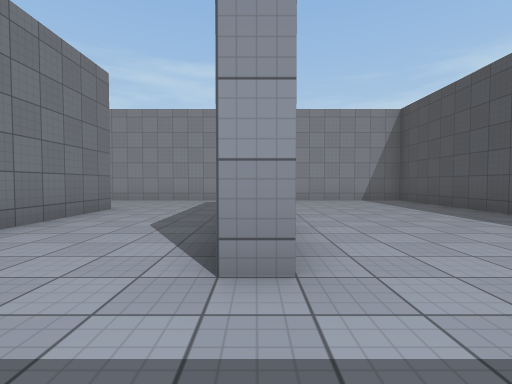
[1] (above)

20 first-person views from a walk through a 3-D level made in the Unity game engine. The camera is 1.2 m above the floor, tilts 2° down and sees 85° across. The floor is counted in squares, 2 m on a side. Each view is taken from the middle of a square. On the plan, view 1 faces up. The plan holds only what a view shows up to about 9 squares ahead; the rest is blank. The place goes on beyond the plan. Some animated figures are left out. Surface patterns are stand-ins for the level's own textures.

[2]
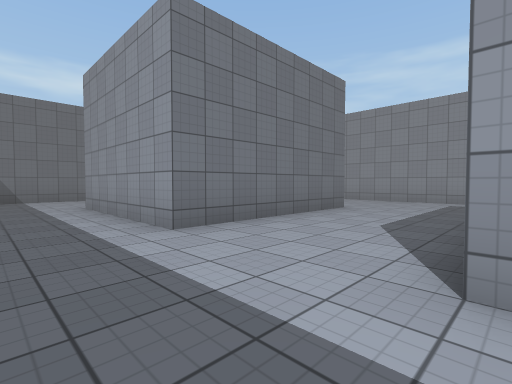

[3]
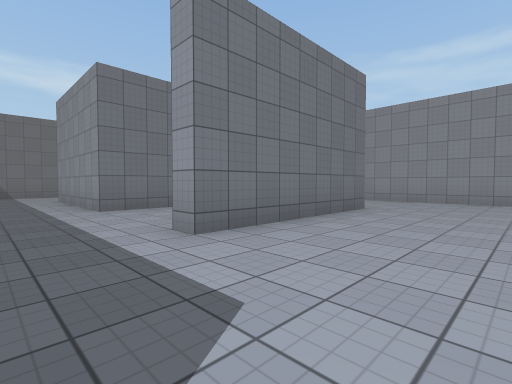

[4]
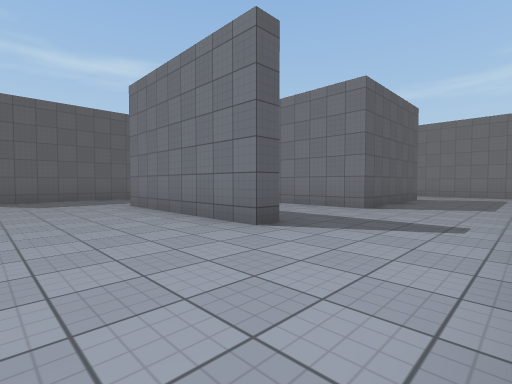

[5]
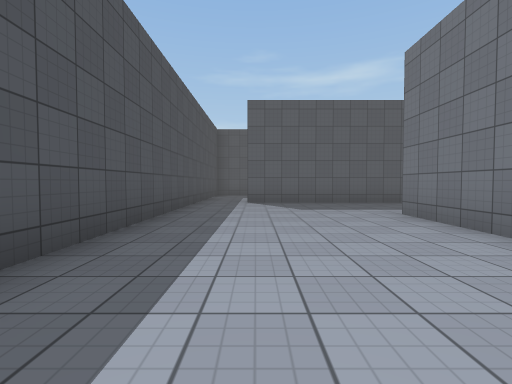

[6]
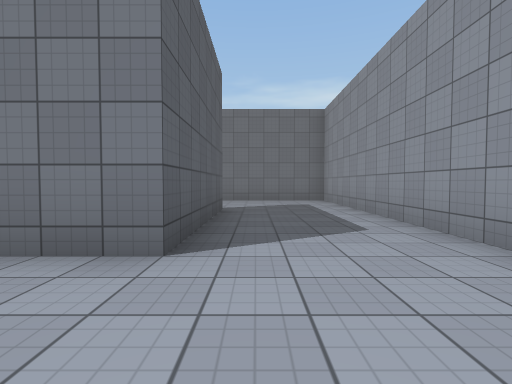

[7]
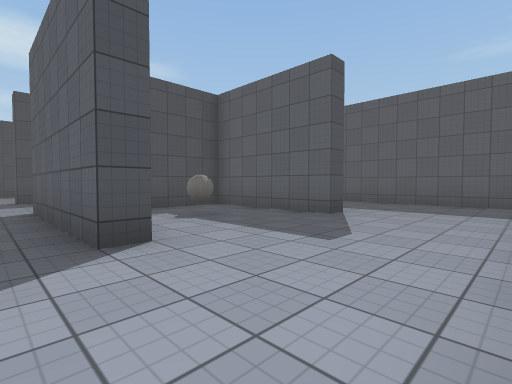

[8]
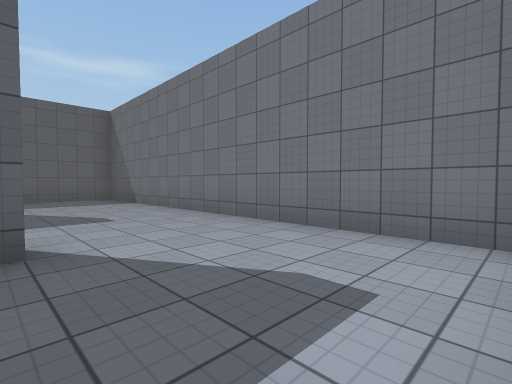

[9]
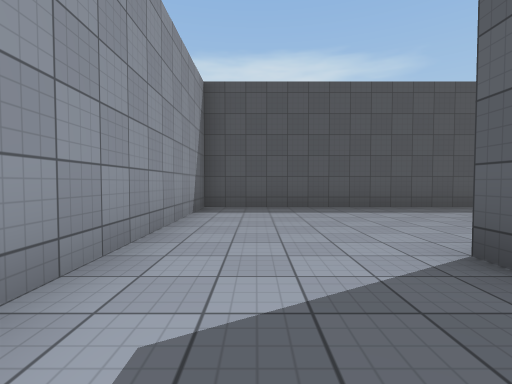

[10]
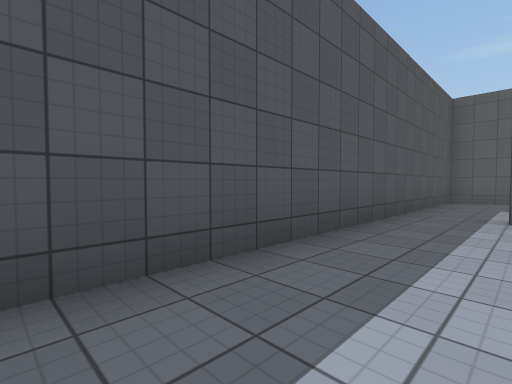

[11]
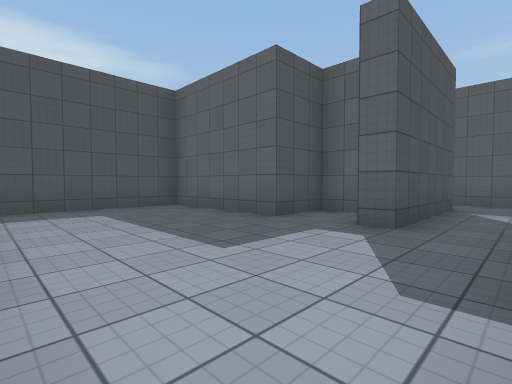

[12]
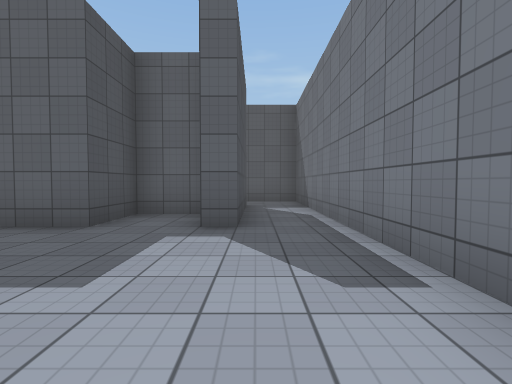

[13]
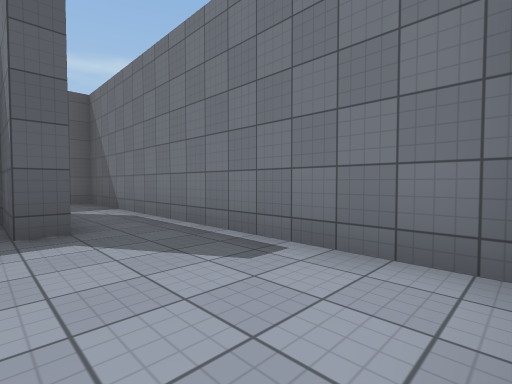

[14]
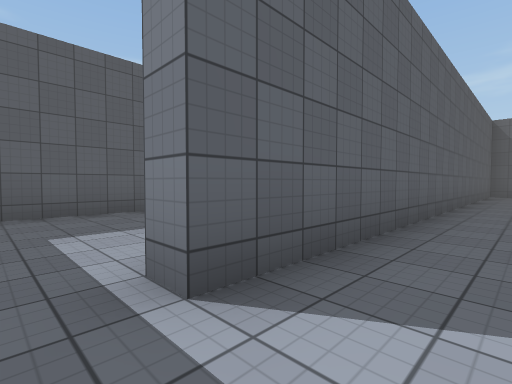

[15]
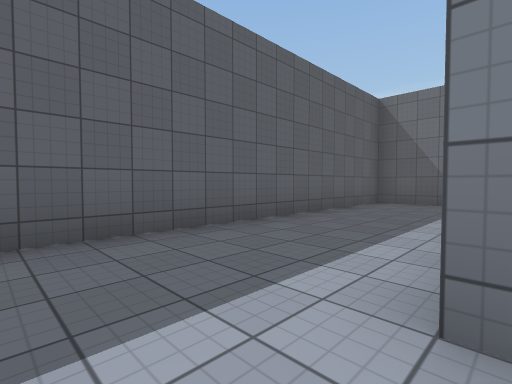

[16]
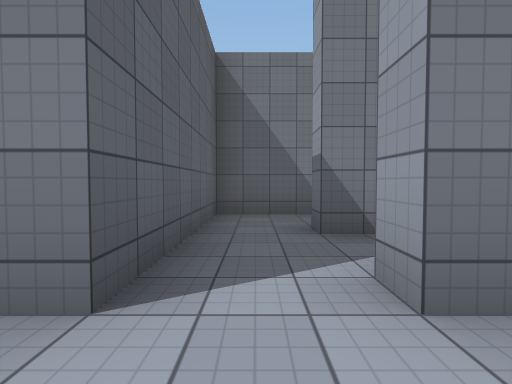

[17]
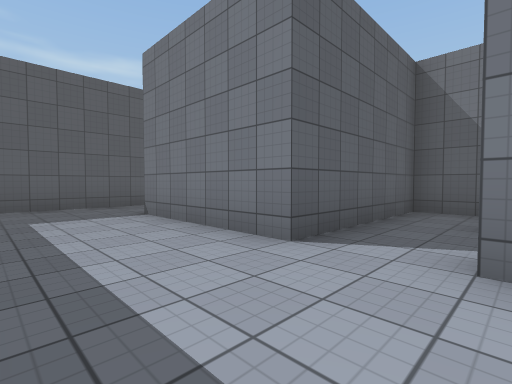

[18]
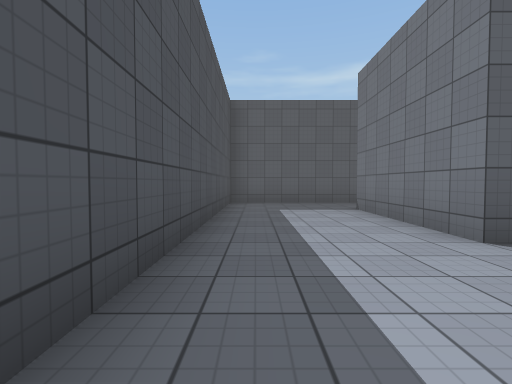

[19]
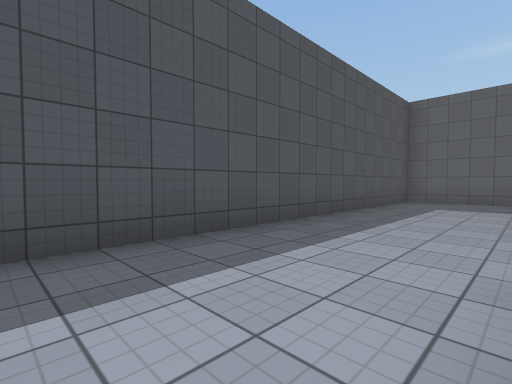

[20]
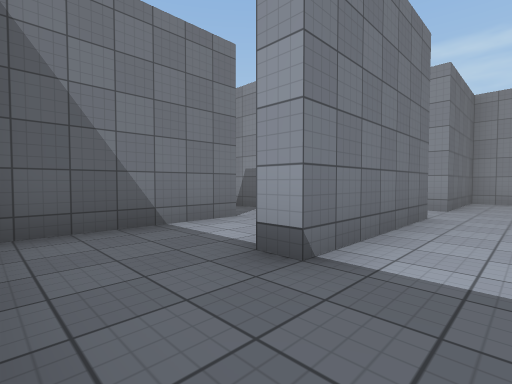

### Floor plan
Points are (right, up) in squares from view 1. A wall is a line through its corners. A room is listed if a view was taken in it or the views show most of it. See-through windows are left out.
Room 1 (views 1, 2, 3, 4, 5, 6, 7, 8, 9, 10, 14, 15)
walls: (-0.4, 6.3) (0.2, 6.3) (0.2, 1.8) (-0.2, 1.8); (-7.3, 5.6) (-7.3, 6.3) (-3.2, 6.3) (-3.2, 1.8) (-7.3, 1.8) (-7.3, 2.2) (-3.8, 2.2) (-3.8, 4.2); (-10.3, 8.9) (-10.3, -1.2) (3.2, -1.2) (3.2, -1.8); (4.7, -1.5) (4.7, 9.3) (-10, 9.3)
ways out: opening at (4, -1) to room 2
objects: ball (-6, 4)
Room 2 (views 11, 12, 13)
walls: (-2.3, -2) (-2.3, -10.7) (-0.5, -10.7); (-0.3, -9.2) (-0.8, -9.2) (-0.8, -5.7) (-0.3, -5.7) (-0.3, -7.3) (1.2, -7.3) (1.2, -5.7) (4.7, -5.7) (4.7, -1.5)
ways out: opening at (4, -1) to room 1; opening at (-1, -10) to room 4
Room 3 (views 16, 17, 18, 19, 20)
walls: (1.7, -10.7) (1.7, -14.2) (1.2, -14.2); (0.9, -16.2) (4.7, -16.2) (4.7, -7); (2.6, -6.2) (1.7, -6.2) (1.7, -9.2)
ways out: opening at (1, -10) to room 4; opening at (1, -15.5)
Room 4 (no view inside)
walls: (-0.3, -8.5) (-0.3, -9.2); (1.7, -9.2) (1.2, -9.2); (-0.5, -10.7) (1.7, -10.7)
ways out: opening at (-1, -10) to room 2; opening at (1, -10) to room 3
Room 5 (no view inside)
walls: (-0.7, -12.8) (-0.7, -14.5)
ways out: opening at (-1, -12); opening at (0, -13.5)

Where each view was taken, in squares from view 1:
view 1: 0 up, 0 right, facing up
view 2: 0 up, 0 right, facing up-left
view 3: 0 up, 3 right, facing up-left
view 4: 9 up, 3 right, facing down-left
view 5: 7 up, 3 right, facing down
view 6: 7 up, 1 left, facing left
view 7: 7 up, 10 left, facing down-right
view 8: 9 up, 7 left, facing down-left
view 9: 8 up, 2 left, facing right
view 10: 4 up, 3 right, facing down-right
view 11: 2 down, 2 left, facing down-right
view 12: 2 down, 1 left, facing down
view 13: 2 down, 0 right, facing down-left
view 14: 0 up, 4 right, facing down-left
view 15: 2 up, 2 left, facing down-left
view 16: 10 down, 3 right, facing left
view 17: 9 down, 4 right, facing down-left
view 18: 8 down, 4 right, facing down
view 19: 7 down, 2 right, facing down-right
view 20: 16 down, 3 right, facing up-left
